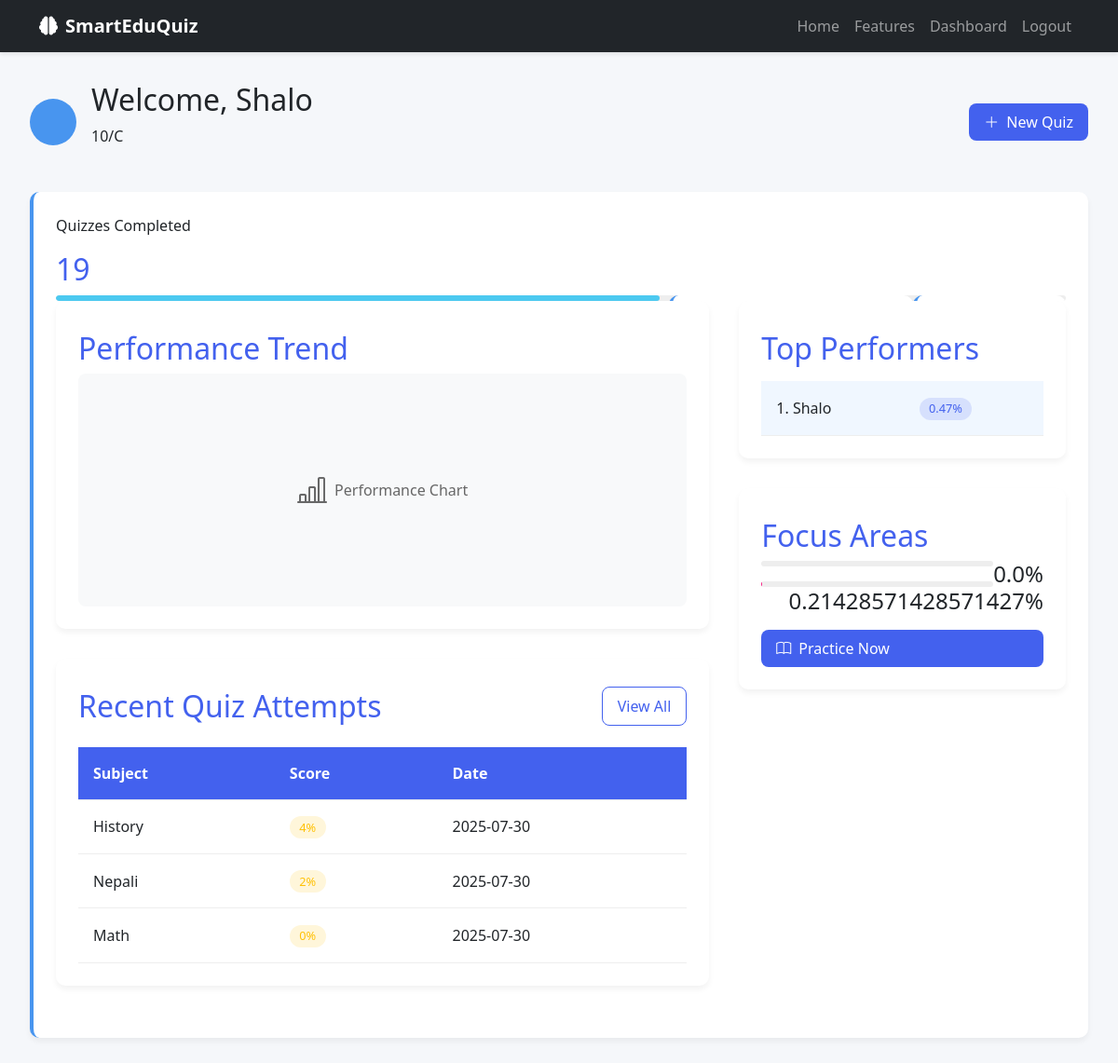
Screenshot of /dashboard/ (signed in) with the database file from the repository.
### quiz/models.py (models this page shows, shortened)
class User(AbstractUser):
    pass

class Profile(models.Model):
    USER_ROLES = (
        ('student', 'Student'),
        ('teacher', 'Teacher'),
    )
    user = models.OneToOneField(User, on_delete=models.CASCADE)
    role = models.CharField(max_length=10, choices=USER_ROLES, default='student')
    class_section = models.CharField(max_length=50, blank=True, null=True)  # For students
    department = models.CharField(max_length=100, blank=True, null=True)  # For teachers

class QuizAttempt(models.Model):
    user = models.ForeignKey(User, on_delete=models.CASCADE)
    quiz = models.ForeignKey(Quiz, on_delete=models.CASCADE)
    score = models.IntegerField(default=0)
    total_questions = models.IntegerField(default=0)
    completed_at = models.DateTimeField(auto_now_add=True)

class Quiz(models.Model):
    title = models.CharField(max_length=200)
    category = models.ForeignKey(Category, on_delete=models.CASCADE)
    created_by = models.ForeignKey(User, on_delete=models.CASCADE)
    created_at = models.DateTimeField(auto_now_add=True)

class Category(models.Model):
    name = models.CharField(max_length=100)
    icon = models.CharField(max_length=10, default="📚")
    description = models.TextField()

### quiz/views.py (the view, shortened to what this page needs)
# urls.py: path('dashboard/', views.dashboard, name='dashboard'),
@login_required
def dashboard(request):
    if request.user.profile.role == 'student':
        attempts = QuizAttempt.objects.filter(user=request.user)
        quizzes_completed = attempts.count()
        avg_score = attempts.aggregate(Avg('score'))['score__avg'] or 0
        total_students = Profile.objects.filter(role='student').count()
        class_rank = QuizAttempt.objects.filter(score__gt=avg_score).count() + 1 if avg_score else 1
        weakest_subject = Category.objects.filter(quiz__quizattempt__user=request.user).annotate(
            avg_score=Avg('quiz__quizattempt__score')
        ).order_by('avg_score').first()
        stats = {
            'quizzes_completed': quizzes_completed,
            'average_score': round(avg_score, 2),
            'quiz_progress': min(quizzes_completed * 10, 100),
            'class_rank': class_rank,
            'rank_progress': min(100 - (class_rank / total_students * 100), 100) if total_students else 100,
            'weakest_subject': weakest_subject.name if weakest_subject else 'N/A',
            'weakest_score': weakest_subject.avg_score if weakest_subject else 0
        }
        recent_attempts = attempts.order_by('-completed_at')[:3]
        top_performers = QuizAttempt.objects.values('user').annotate(score=Avg('score')).order_by('-score')[:3]
        for performer in top_performers:
            performer['user'] = User.objects.get(id=performer['user'])
            performer['score'] = round(performer['score'], 2)
        focus_areas = Category.objects.filter(quiz__quizattempt__user=request.user).annotate(
            score=Avg('quiz__quizattempt__score')
        ).order_by('score')[:2]
        return render(request, 'student_dashboard.html', {
            'stats': stats,
            'recent_attempts': recent_attempts,
            'top_performers': top_performers,
            'focus_areas': focus_areas
        })

### quiz/templates/student_dashboard.html (shortened to what this page needs)
{% extends 'base.html' %}
{% block content %}
<div class="dashboard-container">
    <div class="dashboard-header">
        <div class="user-info">
            <div class="user-avatar">{{ user.profile.get_initials }}</div>
            <div>
                <h2>Welcome, {{ user.first_name }}</h2>
                <p>{{ user.profile.class_section }}</p>
            </div>
        </div>
        <a href="{% url 'quiz_list' %}" class="btn btn-primary"><i class="bi bi-plus-lg"></i> New Quiz</a>
    </div>
    <div class="stats-grid">
        <div class="stat-card">
            <p>Quizzes Completed</p>
            <h3>{{ stats.quizzes_completed }}</h3>
            <div class="progress" style="height: 6px; background-color: #eee;">
                <div class="progress-bar" style="width: {{ stats.quiz_progress }}%; height: 100%; background-color: var(--success);></div>
            </div>
        </div>
        <div class="stat-card">
            <h3>{{ stats.average_score }}%</h3>
        </div>
        <div class="stat-card">
        </div>
        <div class="stat-card">
        </div>
    </div>
    <div class="content-grid">
        <div>
            <div class="chart-container">
                <h3>Performance Trend</h3>
                <div style="height: 250px; background-color: #f8f9fa; border-radius: 8px; display: flex; align-items: center; justify-content: center; color: #666;">
                    <i class="bi bi-bar-chart-line" style="font-size: 2rem; margin-right: 0.5rem;"></i>
                    Performance Chart
                </div>
            </div>
            <div class="chart-container">
                <div style="display: flex; justify-content: space-between; align-items: center; margin-bottom: 1rem;">
                    <h3>Recent Quiz Attempts</h3>
                    <a href="{% url 'quiz_list' %}" class="btn" style="border: 1px solid var(--primary); color: var(--primary);">View All</a>
                </div>
                <table class="performance-table">
                    <thead>
                        <tr>
                            <th>Subject</th>
                            <th>Score</th>
                            <th>Date</th>
                        </tr>
                    </thead>
                    <tbody>
                        {% for attempt in recent_attempts %}
                        <tr>
                            <td>{{ attempt.quiz.category.name }}</td>
                            <td><span class="badge {% if attempt.score >= 80 %}badge-success{% else %}badge-warning{% endif %}">{{ attempt.score }}%</span></td>
                            <td>{{ attempt.completed_at|date:"Y-m-d" }}</td>
                        </tr>
                        {% empty %}
                        <tr>
                            <td colspan="3">No recent attempts</td>
                        </tr>
                        {% endfor %}
                    </tbody>
                </table>
            </div>
        </div>
        <div>
            <div class="chart-container">
                <h3>Top Performers</h3>
                <table class="performance-table" style="margin-top: 1rem;">
                    <tbody>
                        {% for performer in top_performers %}
                        <tr {% if performer.user == user %}style="background-color: #f0f7ff;"{% endif %}>
                            <td>{{ forloop.counter }}. {{ performer.user.first_name }}</td>
                            <td><span class="badge" style="background-color: rgba(67, 97, 238, 0.15); color: var(--primary);">{{ performer.score }}%</span></td>
                        </tr>
                        {% endfor %}
                    </tbody>
                </table>
            </div>
            <div class="chart-container">
                <h3>Focus Areas</h3>
                {% for area in focus_areas %}
                <div class="focus-area">
                    <h4>{{ area.subject }} <span style="float: right;">{{ area.score }}%</span></h4>
                    <div class="progress" style="height: 6px; background-color: #eee;">
                    </div>
                </div>
                {% endfor %}
                <a href="{% url 'quiz_list' %}" class="btn btn-primary" style="width: 100%; margin-top: 1rem;">
                    <i class="bi bi-book"></i> Practice Now
                </a>
            </div>
        </div>
    </div>
</div>
{% endblock %}

### quiz/templates/base.html (shortened to what this page needs)
{% load static %}
<!DOCTYPE html>
<html lang="en">
<head>
    <link href="https://cdn.jsdelivr.net/npm/bootstrap@5.3.0/dist/css/bootstrap.min.css" rel="stylesheet">
    <link rel="stylesheet" href="https://cdnjs.cloudflare.com/ajax/libs/font-awesome/6.4.0/css/all.min.css">
    <link rel="stylesheet" href="https://cdn.jsdelivr.net/npm/bootstrap-icons@1.10.0/font/bootstrap-icons.css">
    <link rel="stylesheet" href="{% static 'css/main.css' %}">
</head>
<body>
    <nav class="navbar navbar-expand-lg navbar-dark bg-dark">
        <div class="container">
            <a class="navbar-brand" href="{% url 'index' %}">
                <i class="fas fa-brain me-2"></i>SmartEduQuiz
            </a>
            <div class="collapse navbar-collapse" id="navbarNav">
                <ul class="navbar-nav ms-auto">
                    <li class="nav-item"><a class="nav-link" href="{% url 'index' %}">Home</a></li>
                    <li class="nav-item"><a class="nav-link" href="#features">Features</a></li>
                    {% if user.is_authenticated %}
                        <li class="nav-item"><a class="nav-link" href="{% url 'dashboard' %}">Dashboard</a></li>
                        <li class="nav-item"><a class="nav-link" href="{% url 'logout' %}">Logout</a></li>
                    {% else %}
                        <li class="nav-item"><a class="nav-link" href="{% url 'login' %}">Login</a></li>
                        <li class="nav-item"><a class="btn btn-primary ms-2" href="{% url 'register' %}">Register</a></li>
                    {% endif %}
                </ul>
            </div>
        </div>
    </nav>
    {% block content %}
    {% endblock %}
</body>
</html>

### quiz/static/css/main.css (style rules this page uses)
:root { --primary-blue: #2563eb; --dark-blue: #1e40af; --light-bg: #f8fafc; --primary: #4361ee; --primary-dark: #3a0ca3; --accent: #4895ef; --success: #4cc9f0; --danger: #f72585; --warning: #f8961e; --correct: #4ade80; --incorrect: #f87171; --teacher-primary: #7209b7; --teacher-primary-dark: #560bad; --teacher-accent: #b5179e; }
body { font-family: 'Segoe UI', Tahoma, Geneva, Verdana, sans-serif; background-color: var(--light-bg); margin: 0; padding: 0; }
.navbar { box-shadow: 0 2px 4px rgba(0, 0, 0, 0.1); }
.navbar-brand { font-weight: bold; display: flex; align-items: center; }
.quiz-card, .stat-card, .category-card { background: white; border-radius: 10px; padding: 1.5rem; box-shadow: 0 4px 6px rgba(0, 0, 0, 0.05); transition: transform 0.3s; border-left: 4px solid var(--primary-blue); }
.dashboard-container { max-width: 1400px; margin: 0 auto; padding: 2rem; }
.dashboard-header { display: flex; justify-content: space-between; align-items: center; margin-bottom: 2rem; flex-wrap: wrap; gap: 1rem; }
.user-info { display: flex; align-items: center; gap: 1rem; }
.user-avatar { width: 50px; height: 50px; border-radius: 50%; background-color: var(--accent); display: flex; align-items: center; justify-content: center; color: white; font-weight: bold; font-size: 1.2rem; }
.stats-grid { display: grid; grid-template-columns: repeat(auto-fit, minmax(200px, 1fr)); gap: 1.5rem; margin-bottom: 2rem; }
.stat-card h3 { font-size: 2rem; margin: 0.5rem 0; color: var(--primary); }
.content-grid { display: grid; grid-template-columns: 2fr 1fr; gap: 2rem; }
.chart-container { background: white; border-radius: 10px; padding: 1.5rem; box-shadow: 0 4px 6px rgba(0, 0, 0, 0.05); margin-bottom: 2rem; }
.performance-table { width: 100%; border-collapse: collapse; }
.performance-table th, .performance-table td { padding: 1rem; text-align: left; border-bottom: 1px solid #eee; }
.performance-table th { background-color: var(--primary); color: white; }
.badge { padding: 0.35rem 0.65rem; border-radius: 50px; font-size: 0.8rem; font-weight: 500; }
.badge-warning { background-color: rgba(255, 193, 7, 0.15); color: #ffc107; }
.focus-area { margin-bottom: 1rem; }
.focus-area h4 { margin-bottom: 0.5rem; }
.progress-bar { width: 200px; height: 10px; background: #eee; border-radius: 5px; margin-right: 10px; overflow: hidden; }
.btn { display: inline-flex; align-items: center; gap: 0.5rem; padding: 0.5rem 1rem; border-radius: 8px; border: none; cursor: pointer; font-weight: 500; transition: all 0.3s; }
.btn-primary { background-color: var(--primary); color: white; }

### rows the page displays
User: first_name "Shalo", profile.class_section "10/C", user.first_name "Shalo", score "0.47"
QuizAttempt: quiz.category.name "History", score "4", completed_at "2025-07-30"
QuizAttempt: quiz.category.name "Nepali", score "2", completed_at "2025-07-30"
QuizAttempt: quiz.category.name "Math", score "0", completed_at "2025-07-30"
Category: score "0.0"
Category: score "0.21428571428571427"

### other values shown
{{ stats.quizzes_completed }} "19"
